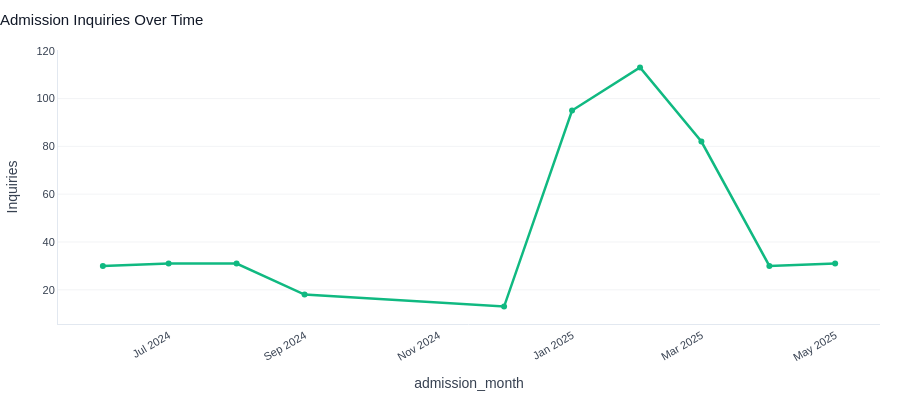

This figure's notebook cell:
### Markdown cell above
## 📋 4. Admission Insights

### Code cell
# Admission Inquiries Over Time
adm_trend = (admissions.groupby('admission_month').size()
             .reset_index(name='Inquiries').sort_values('admission_month'))
fig = px.line(adm_trend, x='admission_month', y='Inquiries',
              color_discrete_sequence=[PALETTE['secondary']], markers=True)
fig.update_traces(line_width=2.5, marker_size=6)
clean_layout(fig, 'Admission Inquiries Over Time')
fig.update_xaxes(tickangle=-30)
fig.show()

### Figure 1 — Plotly figure (JSON) as saved in the notebook; plotly's stock layout.template omitted (floating-point values rounded to 4 significant figures)
{"data": [{"hovertemplate": "admission_month=%{x}<br>Inquiries=%{y}<extra></extra>", "legendgroup": "", "line": {"color": "#10B981", "dash": "solid", "width": 2.5}, "marker": {"size": 6, "symbol": "circle"}, "mode": "lines+markers", "name": "", "orientation": "v", "showlegend": false, "type": "scatter", "x": ["2024-06", "2024-07", "2024-08", "2024-09", "2024-12", "2025-01", "2025-02", "2025-03", "2025-04", "2025-05"], "xaxis": "x", "y": [30, 31, 31, 18, 13, 95, 113, 82, 30, 31], "yaxis": "y"}], "layout": {"font": {"color": "#374151", "family": "Arial", "size": 12}, "height": 400, "legend": {"bgcolor": "rgba(0,0,0,0)", "font": {"size": 11}, "orientation": "h", "tracegroupgap": 0, "x": 1, "xanchor": "right", "y": 1.02, "yanchor": "bottom"}, "margin": {"b": 20, "l": 20, "r": 20, "t": 50}, "paper_bgcolor": "white", "plot_bgcolor": "white", "title": {"font": {"color": "#111827", "size": 15}, "text": "Admission Inquiries Over Time", "x": 0}, "xaxis": {"anchor": "y", "domain": [0, 1], "linecolor": "#E2E8F0", "showgrid": false, "tickangle": -30, "tickfont": {"size": 11}, "title": {"text": "admission_month"}}, "yaxis": {"anchor": "x", "domain": [0, 1], "gridcolor": "#F3F4F6", "linecolor": "#E2E8F0", "tickfont": {"size": 11}, "title": {"text": "Inquiries"}}}}
